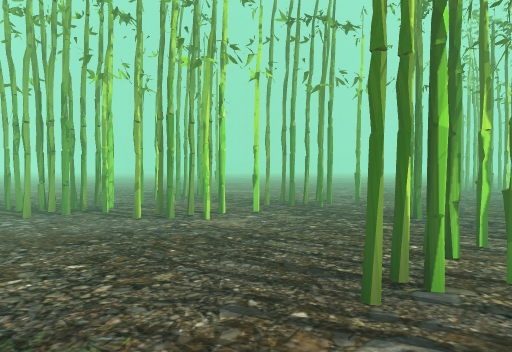
[1] (above)

24 first-person views from a walk through a scene from a Unity 3-D project. The camera is 1.4 m above the floor, tilts 2° down and sees 80° across. The floor is counted in squares, 2 m on a side. Each view is taken from the middle of a square. On the plan, view 1 faces up. The plan holds only what a view shows up to about 10 squares ahead; the rest is blank. The place goes on beyond the plan. The player is left out. Some animated figures are not drawn. Some surface patterns are stand-ins.

[2]
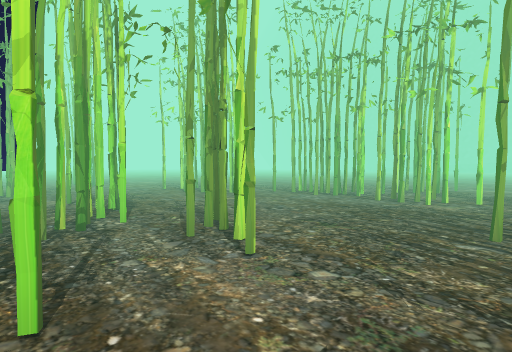

[3]
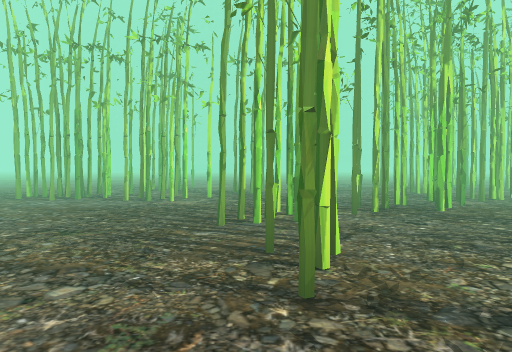

[4]
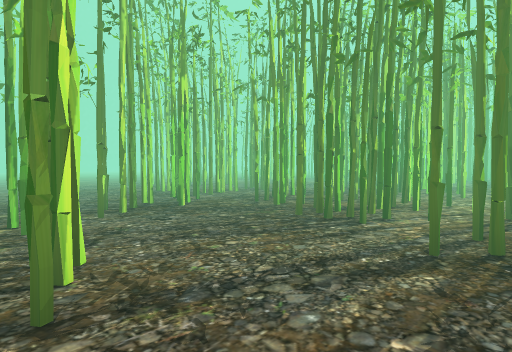

[5]
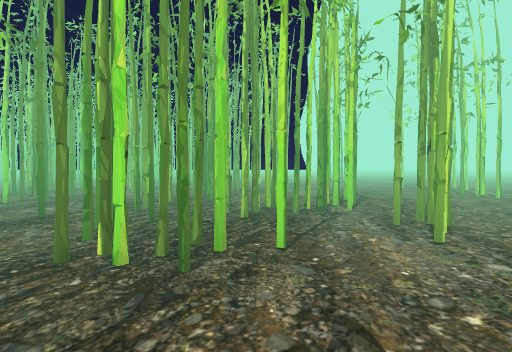

[6]
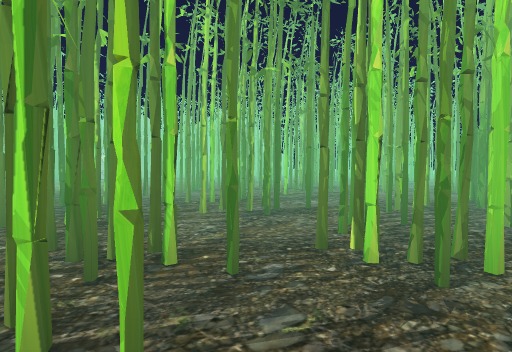

[7]
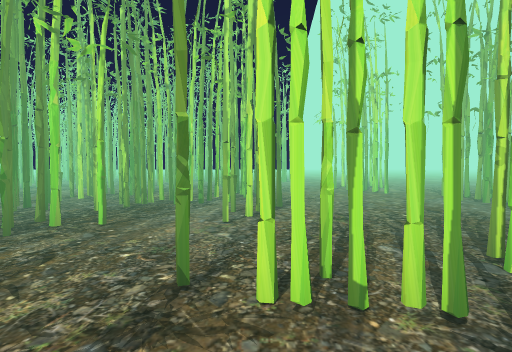

[8]
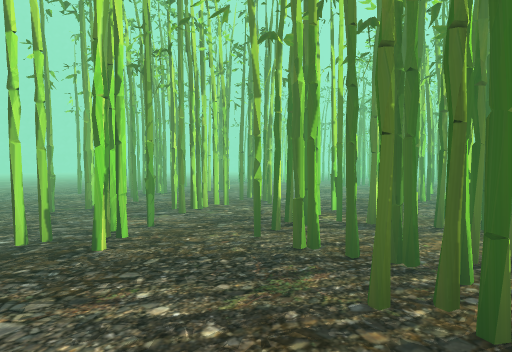

[9]
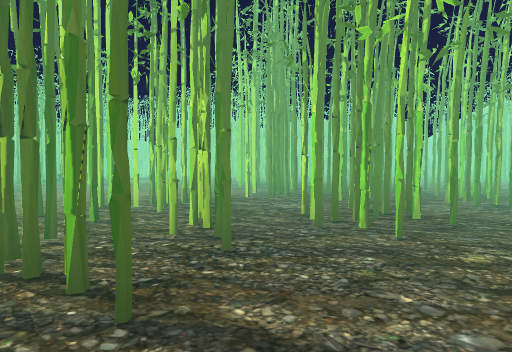

[10]
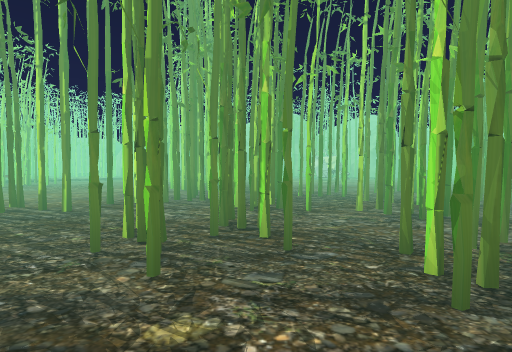

[11]
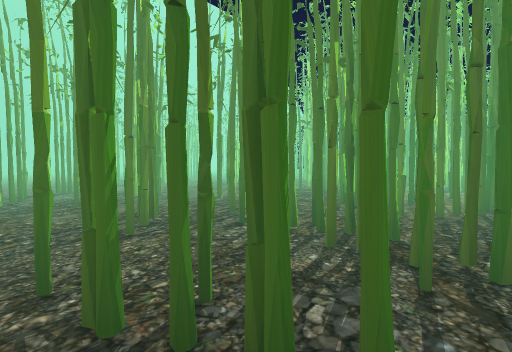

[12]
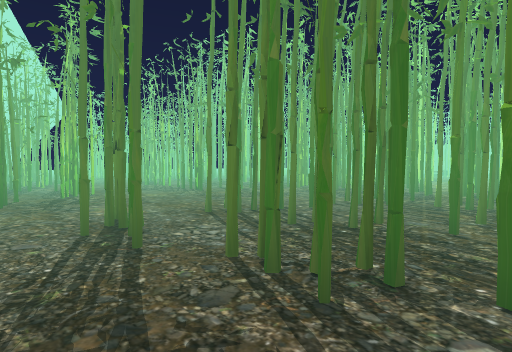

[13]
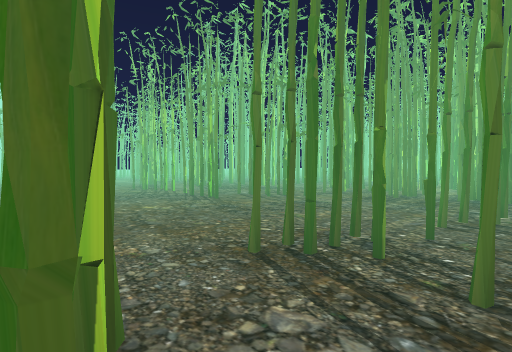

[14]
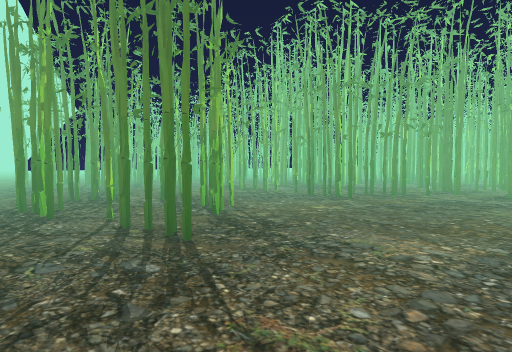

[15]
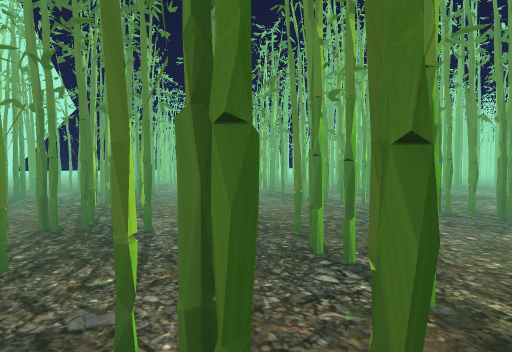

[16]
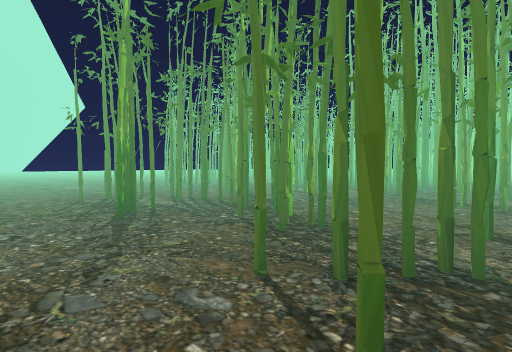

[17]
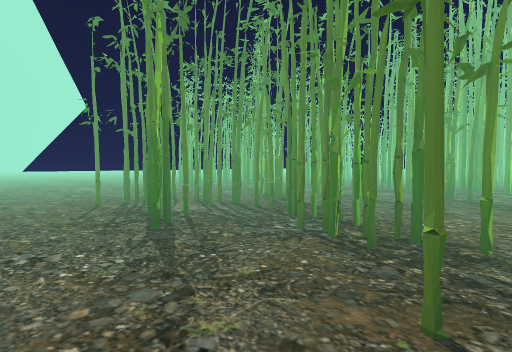

[18]
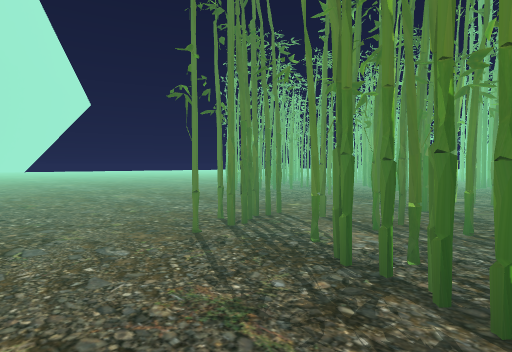

[19]
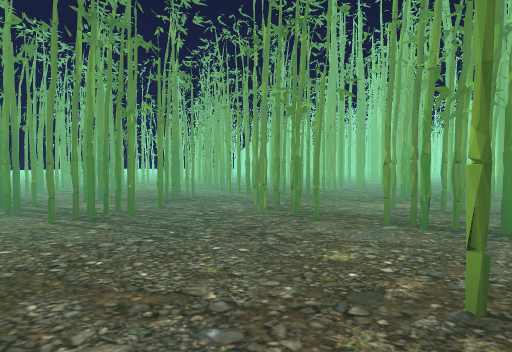

[20]
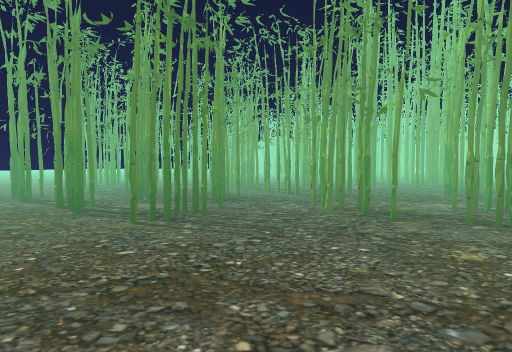

[21]
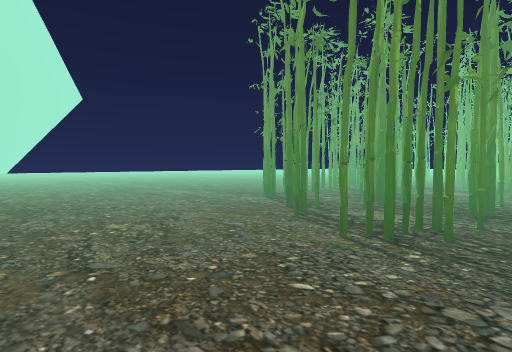

[22]
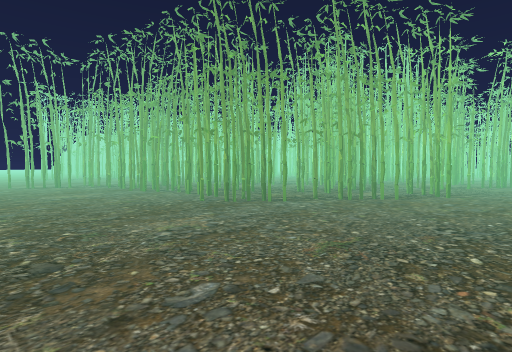

[23]
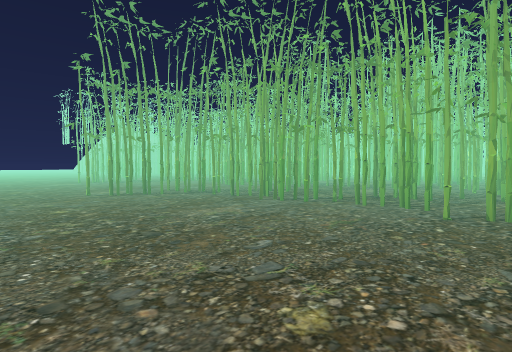

[24]
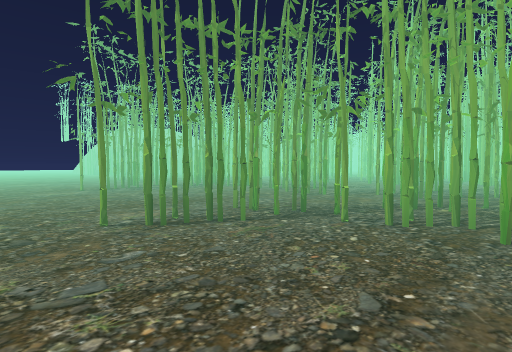

### Floor plan
Key: @ floor where view 1 was taken; # wall or solid block; x gap in a wall; . floor; = window, fence, low wall or low ledge; T thing the floor can be seen under or through.
Columns run from 10 left of view 1 to 35 right of it. Each row starts with its distance up from view 1.
 11               ...  ................
 10    .. .. ..............###................
  9    ...............##..#####...#.#.........
  8    .............TT.....######.x.#........
  7     .....#......TTT......##.#xTT..............
  6   .............TT T...........TT..............
  5   ....TTT.TTTxTTTTT...#####...TTT..#..........
  4    ...TT.T..T.TTTT#...##  ###.TTTT.T.#.......
  3   .#.#......TTT.....###    ##......TT..#.....
  2  ..##......TT..TTTTT##      ##..###TT..T.....
  1 #..........TT..##           ##.####..TTT.....
  0 .....##.T#@#...#             #### ##.TTT.....
 -1   ##...T .....##                  ##...T.....
 -2    ##..TT.#.. ##                   #.##T.....
 -3    ####.x.#.####                   ##.##....
 -4     #=#.TT###.##                   ##..###..
 -5     #...TT #...#                    ##..##..
 -6     #####  #..##                   #.#......
 -7            ####                    ##.......
 -8                                      .......
 -9                                      .......
-10                                         #..
-11                                        ##..
-12                                         ...
-13                                          ..

Where each view was taken, in squares from view 1:
view 1: 0 up, 0 right, facing up
view 2: 2 down, 1 right, facing up-left
view 3: 2 down, 1 right, facing up
view 4: 2 down, 1 right, facing up-right
view 5: 2 down, 2 right, facing left
view 6: 2 down, 2 right, facing down-left
view 7: 0 up, 3 right, facing left
view 8: 0 up, 3 right, facing up-right
view 9: 0 up, 3 right, facing down
view 10: 1 down, 1 right, facing down
view 11: 4 up, 1 right, facing right
view 12: 10 up, 5 right, facing down-right
view 13: 9 up, 7 right, facing down-right
view 14: 11 up, 9 right, facing down-right
view 15: 10 up, 12 right, facing down-right
view 16: 11 up, 15 right, facing down-right
view 17: 11 up, 16 right, facing down-right
view 18: 11 up, 19 right, facing down-right
view 19: 9 up, 23 right, facing down
view 20: 9 up, 24 right, facing down
view 21: 8 up, 24 right, facing down-right
view 22: 7 up, 33 right, facing down-left
view 23: 3 up, 34 right, facing down-left
view 24: 1 down, 33 right, facing down-left
